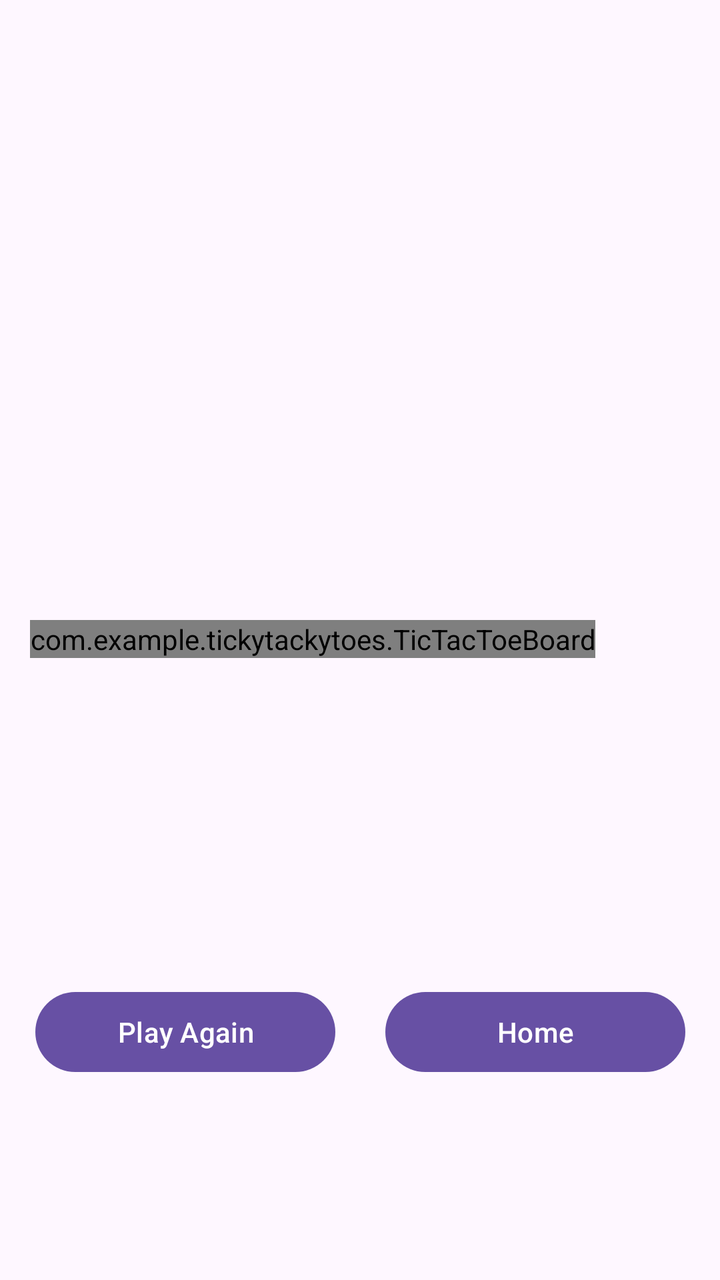
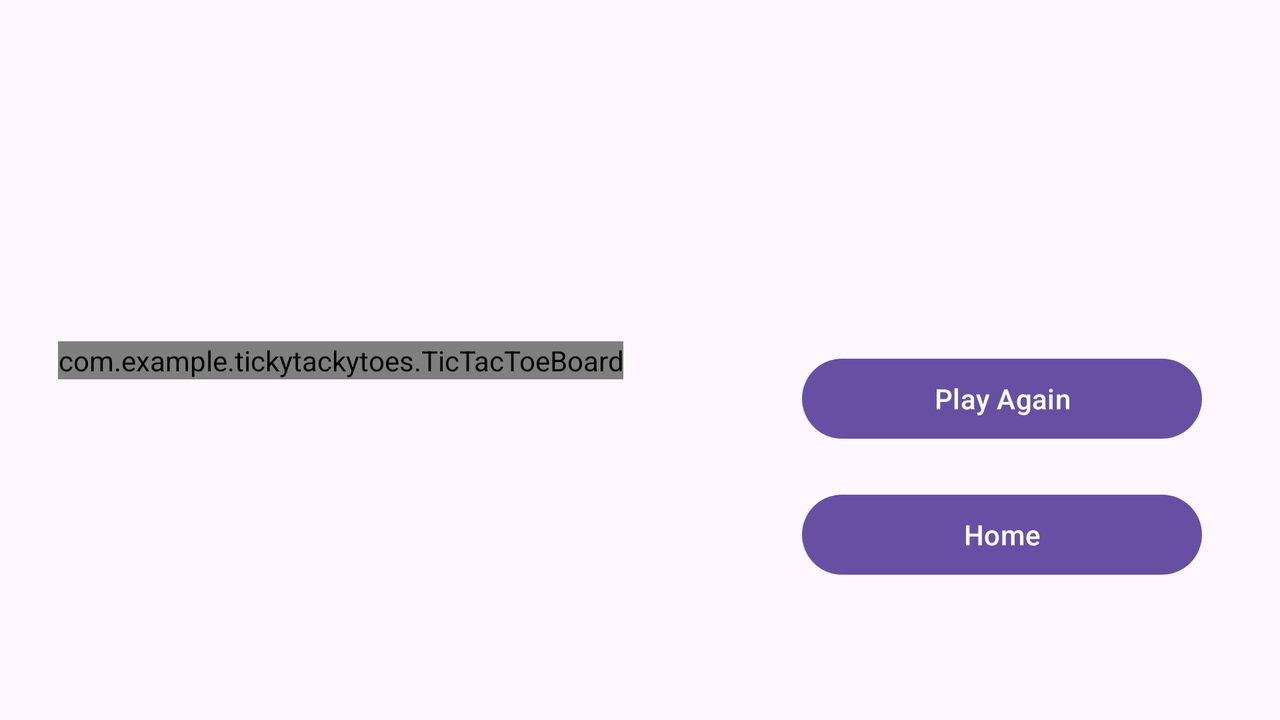

One screen, two layout resources from the same app: the default and the repository's alternative for another configuration. Each is rendered where Android would select it; the XML of both is given below.
<!-- AndroidManifest.xml: application theme Theme.TickyTackyToes -->
<!-- res/layout/activity_game_board.xml -->
<?xml version="1.0" encoding="utf-8"?>
<androidx.constraintlayout.widget.ConstraintLayout xmlns:android="http://schemas.android.com/apk/res/android"
    xmlns:app="http://schemas.android.com/apk/res-auto"
    xmlns:tools="http://schemas.android.com/tools"
    xmlns:custom="http://schemas.android.com/apk/res-auto"
    android:id="@+id/gameboard"
    android:layout_width="match_parent"
    android:layout_height="match_parent"
    tools:context=".GameBoard">

    
    <TextView
        android:id="@+id/playerDisplay"
        android:layout_width="wrap_content"
        android:layout_height="wrap_content"
        android:layout_marginTop="100dp"
        android:textSize="35sp"
        app:layout_constraintEnd_toEndOf="parent"
        app:layout_constraintStart_toStartOf="parent"
        app:layout_constraintTop_toTopOf="parent" />

    <FrameLayout
        android:id="@+id/boardContainer"
        android:layout_width="match_parent"
        android:layout_height="wrap_content"
        android:layout_marginStart="15dp"
        android:layout_marginEnd="15dp"
        app:layout_constraintBottom_toTopOf="@+id/gameboardButtonsContainer"
        app:layout_constraintEnd_toEndOf="parent"
        app:layout_constraintStart_toStartOf="parent"
        app:layout_constraintTop_toBottomOf="@+id/playerDisplay">

        <com.example.tickytackytoes.TicTacToeBoard
            android:id="@+id/ticTacToeBoard"
            android:layout_width="wrap_content"
            android:layout_height="wrap_content"
            android:layout_marginTop="25dp"
            android:layout_marginBottom="25dp"
            app:boardColor="@color/black"
            app:XColor="@color/blue"
            app:OColor="@color/purple_700"
            app:winningLineColor="@color/green_dark"
            />
    </FrameLayout>

    <androidx.constraintlayout.widget.ConstraintLayout
        android:id="@+id/gameboardButtonsContainer"
        android:layout_width="wrap_content"
        android:layout_height="wrap_content"
        android:layout_marginBottom="100dp"
        app:layout_constraintBottom_toBottomOf="parent"
        app:layout_constraintEnd_toEndOf="parent"
        app:layout_constraintStart_toStartOf="parent">

        <Button
            android:id="@+id/playAgainButton"
            android:layout_width="150dp"
            android:layout_height="wrap_content"
            android:onClick="playAgainButtonClick"
            android:text="@string/playAgainButton"
            app:layout_constraintBottom_toBottomOf="parent"
            app:layout_constraintStart_toStartOf="parent"
            app:layout_constraintTop_toTopOf="parent" />

        <Button
            android:id="@+id/homeButton"
            android:layout_width="150dp"
            android:layout_height="wrap_content"
            android:layout_marginStart="25dp"
            android:onClick="homeButtonClick"
            android:text="@string/homeButton"
            app:layout_constraintBottom_toBottomOf="parent"
            app:layout_constraintEnd_toEndOf="parent"
            app:layout_constraintStart_toEndOf="@+id/playAgainButton"
            app:layout_constraintTop_toTopOf="parent" />

    </androidx.constraintlayout.widget.ConstraintLayout>


</androidx.constraintlayout.widget.ConstraintLayout>
<!-- resources referenced by this layout -->
<resources>
  <color name="black">#000000</color>
  <color name="blue">#0000FF</color>
  <color name="green_dark">#1B5E20</color>
  <color name="purple_700">#FF3700B3</color>
  <string name="homeButton"> Home </string>
  <string name="playAgainButton"> Play Again </string>
  <!-- from res/values-v23/ -->
  <style name="Theme.TickyTackyToes" parent="Base.Theme.TickyTackyToes">
          
          <item name="android:navigationBarColor">@android:color/transparent</item>
          <item name="android:statusBarColor">@android:color/transparent</item>
          <item name="android:windowLightStatusBar">?attr/isLightTheme</item>
      </style>
  <style name="Base.Theme.TickyTackyToes" parent="Theme.Material3.DayNight.NoActionBar">
          
          
          <item name="boardColor" id="boardColor">@color/black</item>
          <item name="XColor">@color/blue</item>
          <item name="OColor">@color/purple_700</item>
          <item name="winningLineColor">@color/green_dark</item>
      </style>
</resources>
<!-- res/layout-land/activity_game_board.xml (the repository's variant of the layout above) -->
<!-- drawn on the phone turned sideways -->
<?xml version="1.0" encoding="utf-8"?>
<androidx.constraintlayout.widget.ConstraintLayout xmlns:android="http://schemas.android.com/apk/res/android"
    xmlns:app="http://schemas.android.com/apk/res-auto"
    xmlns:tools="http://schemas.android.com/tools"
    xmlns:custom="http://schemas.android.com/apk/res-auto"
    android:id="@+id/gameboard"
    android:layout_width="match_parent"
    android:layout_height="match_parent"
    tools:context=".GameBoard">

    <FrameLayout
        android:id="@+id/boardContainer"
        android:layout_width="wrap_content"
        android:layout_height="wrap_content"
        android:layout_marginStart="5dp"
        android:layout_marginEnd="50dp"
        app:layout_constraintBottom_toBottomOf="parent"
        app:layout_constraintEnd_toStartOf="@+id/gameboardButtonsContainer"
        app:layout_constraintStart_toStartOf="parent"
        app:layout_constraintTop_toTopOf="parent">

        <com.example.tickytackytoes.TicTacToeBoard
            android:id="@+id/ticTacToeBoard"
            android:layout_width="wrap_content"
            android:layout_height="wrap_content"
            android:layout_marginTop="25dp"
            android:layout_marginBottom="25dp"
            app:OColor="@color/purple_700"
            app:XColor="@color/blue"
            app:boardColor="@color/black"
            app:winningLineColor="@color/green_dark" />
    </FrameLayout>

    <androidx.constraintlayout.widget.ConstraintLayout
        android:id="@+id/gameboardButtonsContainer"
        android:layout_width="wrap_content"
        android:layout_height="wrap_content"

        android:layout_marginStart="15dp"
        android:layout_marginTop="25dp"
        android:layout_marginEnd="15dp"
        android:layout_marginBottom="25dp"
        app:layout_constraintBottom_toBottomOf="parent"
        app:layout_constraintEnd_toEndOf="parent"
        app:layout_constraintStart_toEndOf="@+id/boardContainer"
        app:layout_constraintTop_toTopOf="parent">

        <TextView
            android:id="@+id/playerDisplay"
            android:layout_width="wrap_content"
            android:layout_height="wrap_content"
            android:layout_marginTop="5dp"
            android:layout_marginBottom="10dp"
            android:textSize="35sp"
            app:layout_constraintBottom_toTopOf="@id/playAgainButton"
            app:layout_constraintEnd_toEndOf="parent"
            app:layout_constraintStart_toStartOf="parent"
            app:layout_constraintTop_toTopOf="parent" />

        <Button
            android:id="@+id/playAgainButton"
            android:layout_width="200dp"
            android:layout_height="wrap_content"
            android:layout_marginTop="50dp"
            android:layout_marginBottom="10dp"
            android:onClick="playAgainButtonClick"
            android:text="@string/playAgainButton"
            app:layout_constraintBottom_toTopOf="@id/homeButton"
            app:layout_constraintEnd_toEndOf="parent"
            app:layout_constraintStart_toStartOf="parent"
            app:layout_constraintTop_toBottomOf="@id/playerDisplay" />

        <Button
            android:id="@+id/homeButton"
            android:layout_width="200dp"
            android:layout_height="wrap_content"
            android:layout_marginTop="10dp"
            android:layout_marginBottom="5dp"
            android:onClick="homeButtonClick"
            android:text="@string/homeButton"
            app:layout_constraintBottom_toBottomOf="parent"
            app:layout_constraintEnd_toEndOf="parent"
            app:layout_constraintStart_toStartOf="parent"
            app:layout_constraintTop_toBottomOf="@id/playAgainButton" />

    </androidx.constraintlayout.widget.ConstraintLayout>


</androidx.constraintlayout.widget.ConstraintLayout>
